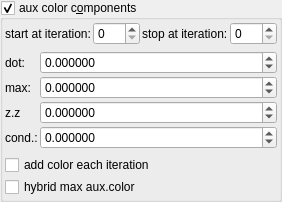
    <widget class="MyGroupBox" name="groupCheck_fold_color_aux_color_enabled_false">
     <property name="toolTip">
      <string>Normal use, set aux.color start iterations to last iteration of this formula</string>
     </property>
     <property name="title">
      <string>aux color c&amp;omponents</string>
     </property>
     <property name="checkable">
      <bool>true</bool>
     </property>
     <layout class="QVBoxLayout" name="verticalLayout_14">
      <property name="leftMargin">
       <number>2</number>
      </property>
      <property name="topMargin">
       <number>2</number>
      </property>
      <property name="rightMargin">
       <number>2</number>
      </property>
      <property name="bottomMargin">
       <number>2</number>
      </property>
      <item>
       <layout class="QGridLayout" name="gridLayout_67">
        <property name="spacing">
         <number>2</number>
        </property>
        <item row="1" column="2">
         <widget class="MySpinBox" name="spinboxInt_transf_start_iterations_N">
          <property name="sizePolicy">
           <sizepolicy hsizetype="Minimum" vsizetype="Maximum">
            <horstretch>0</horstretch>
            <verstretch>0</verstretch>
           </sizepolicy>
          </property>
          <property name="maximum">
           <number>999</number>
          </property>
         </widget>
        </item>
        <item row="1" column="1">
         <widget class="QLabel" name="label_251">
          <property name="text">
           <string>start at iteration:</string>
          </property>
         </widget>
        </item>
        <item row="1" column="4">
         <widget class="MySpinBox" name="spinboxInt_transf_stop_iterations_N">
          <property name="sizePolicy">
           <sizepolicy hsizetype="Minimum" vsizetype="Maximum">
            <horstretch>0</horstretch>
            <verstretch>0</verstretch>
           </sizepolicy>
          </property>
          <property name="maximum">
           <number>999</number>
          </property>
         </widget>
        </item>
        <item row="1" column="3">
         <widget class="QLabel" name="label_266">
          <property name="text">
           <string>stop at iteration:</string>
          </property>
         </widget>
        </item>
       </layout>
      </item>
      <item>
       <layout class="QGridLayout" name="gridLayout_84" columnstretch="0,1">
        <property name="spacing">
         <number>2</number>
        </property>
        <item row="3" column="0">
         <widget class="QLabel" name="label_55">
          <property name="text">
           <string>max:</string>
          </property>
         </widget>
        </item>
        <item row="4" column="0">
         <widget class="QLabel" name="label_56">
          <property name="text">
           <string notr="true">z.z</string>
          </property>
         </widget>
        </item>
        <item row="2" column="0">
         <widget class="QLabel" name="label_54">
          <property name="text">
           <string>dot:</string>
          </property>
         </widget>
        </item>
        <item row="5" column="0">
         <widget class="QLabel" name="label_57">
          <property name="text">
           <string>cond.:</string>
          </property>
         </widget>
        </item>
        <item row="5" column="1">
         <widget class="MyDoubleSpinBox" name="spinbox4_fold_color_difs_0000_w">
          <property name="sizePolicy">
           <sizepolicy hsizetype="Minimum" vsizetype="Maximum">
            <horstretch>0</horstretch>
            <verstretch>0</verstretch>
           </sizepolicy>
          </property>
          <property name="prefix">
           <string/>
          </property>
          <property name="suffix">
           <string/>
          </property>
          <property name="decimals">
           <number>6</number>
          </property>
          <property name="minimum">
           <double>-100.000000000000000</double>
          </property>
          <property name="maximum">
           <double>100.000000000000000</double>
          </property>
          <property name="singleStep">
           <double>0.100000000000000</double>
          </property>
         </widget>
        </item>
        <item row="2" column="1">
         <widget class="MyDoubleSpinBox" name="spinbox4_fold_color_difs_0000_x">
          <property name="sizePolicy">
           <sizepolicy hsizetype="Minimum" vsizetype="Maximum">
            <horstretch>0</horstretch>
            <verstretch>0</verstretch>
           </sizepolicy>
          </property>
          <property name="prefix">
           <string/>
          </property>
          <property name="suffix">
           <string/>
          </property>
          <property name="decimals">
           <number>6</number>
          </property>
          <property name="minimum">
           <double>-100.000000000000000</double>
          </property>
          <property name="maximum">
           <double>100.000000000000000</double>
          </property>
          <property name="singleStep">
           <double>0.100000000000000</double>
          </property>
         </widget>
        </item>
        <item row="3" column="1">
         <widget class="MyDoubleSpinBox" name="spinbox4_fold_color_difs_0000_y">
          <property name="sizePolicy">
           <sizepolicy hsizetype="Minimum" vsizetype="Maximum">
            <horstretch>0</horstretch>
            <verstretch>0</verstretch>
           </sizepolicy>
          </property>
          <property name="prefix">
           <string/>
          </property>
          <property name="suffix">
           <string/>
          </property>
          <property name="decimals">
           <number>6</number>
          </property>
          <property name="minimum">
           <double>-100.000000000000000</double>
          </property>
          <property name="maximum">
           <double>100.000000000000000</double>
          </property>
          <property name="singleStep">
           <double>0.100000000000000</double>
          </property>
         </widget>
        </item>
        <item row="4" column="1">
         <widget class="MyDoubleSpinBox" name="spinbox4_fold_color_difs_0000_z">
          <property name="sizePolicy">
           <sizepolicy hsizetype="Minimum" vsizetype="Maximum">
            <horstretch>0</horstretch>
            <verstretch>0</verstretch>
           </sizepolicy>
          </property>
          <property name="prefix">
           <string/>
          </property>
          <property name="suffix">
           <string/>
          </property>
          <property name="decimals">
           <number>6</number>
          </property>
          <property name="minimum">
           <double>-100.000000000000000</double>
          </property>
          <property name="maximum">
           <double>100.000000000000000</double>
          </property>
          <property name="singleStep">
           <double>0.100000000000000</double>
          </property>
         </widget>
        </item>
       </layout>
      </item>
      <item>
       <layout class="QGridLayout" name="gridLayout_71" columnstretch="0,0">
        <property name="spacing">
         <number>2</number>
        </property>
        <item row="1" column="1">
         <widget class="MyCheckBox" name="checkBox_transf_function_enabledM_false">
          <property name="text">
           <string>add color each iteration</string>
          </property>
         </widget>
        </item>
        <item row="2" column="1">
         <widget class="MyCheckBox" name="checkBox_transf_function_enabledJ_false">
          <property name="text">
           <string>hybrid max aux.color</string>
          </property>
         </widget>
        </item>
       </layout>
      </item>
     </layout>
    </widget>
